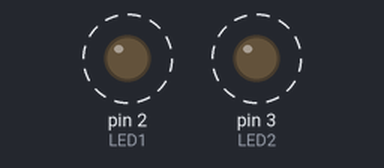
Bench run of a sketch on a simulated Arduino Uno, built with avr-gcc and run on an emulated ATmega328P. On the bench: output pins drawn as LEDs (lit = HIGH). Dashed ring = blinking.

Above: at 0.05 s.
Timing chart, 0 to 3.0 s (numbered marks = the images above):
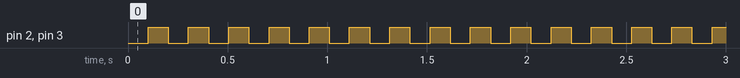

Measured:
- by itself, pin 2 (LED1), pin 3 (LED2): alternates HIGH for 0.10 s and LOW for 0.10 s

The sketch:

Multitask_leds_mills.ino
```cpp
int LED1 = 2;
int LED2 = 3;

unsigned long tempsAnterior1 = millis();
long interval1 = 100; // Blink con menos frecuencia
int estat1 = LOW;
unsigned long tempsAnterior2 = millis();
long interval2 = 100; // Blink con mas frecuencia
int estat2 = LOW;

void setup()
{
 Serial.begin(9600);
 pinMode(LED1, OUTPUT);
 pinMode(LED2, OUTPUT);
}

void loop(){
 unsigned long tempsAra = millis();
 if(tempsAra - tempsAnterior1 > interval1) {
tempsAnterior1 = tempsAra;
if (estat1 == HIGH) {
estat1 = LOW;
} else {
estat1 = HIGH;
}
digitalWrite(LED1, estat1);
}

 if(tempsAra - tempsAnterior2 > interval2) {
tempsAnterior2 = tempsAra;
if (estat2 == HIGH) {
estat2 = LOW;
} else {
estat2 = HIGH;
}
digitalWrite(LED2, estat2);
}

}
```
